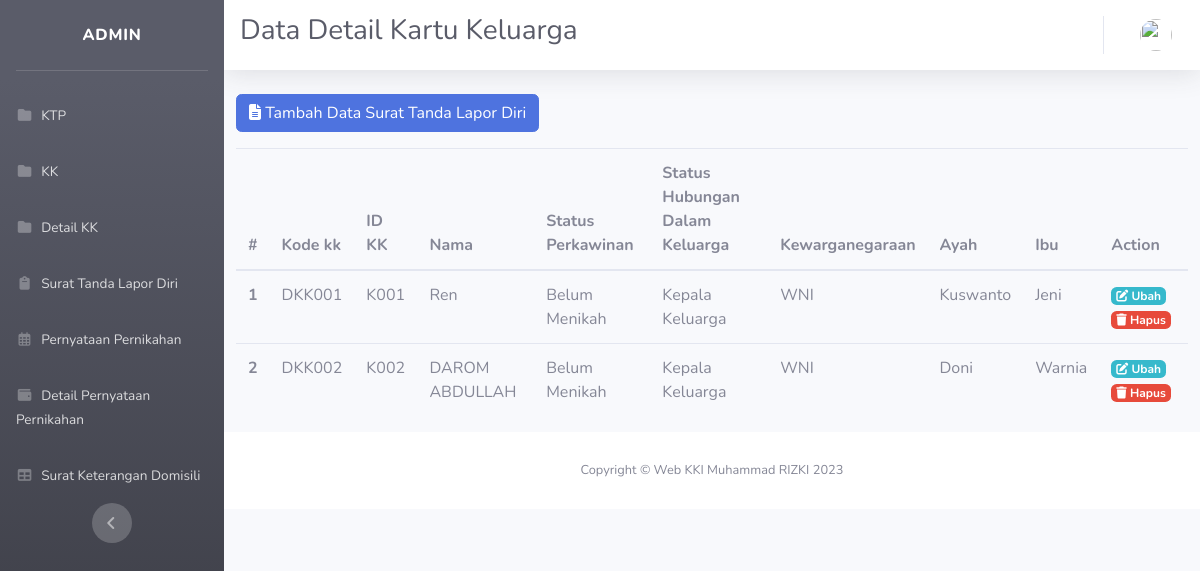
The app's page /index.php/dkk with its own data.
### tables this page shows
CREATE TABLE `dkk` (
  `kode_kk` varchar(20) NOT NULL,
  `id_kk` varchar(20) DEFAULT NULL,
  `nama` varchar(100) DEFAULT NULL,
  `status_perkawinan` varchar(20) DEFAULT NULL,
  `status_hubungan_dalam_keluarga` varchar(20) DEFAULT NULL,
  `kewarganegaraan` varchar(10) DEFAULT NULL,
  `ayah` varchar(100) DEFAULT NULL,
  `ibu` varchar(100) DEFAULT NULL
);

### application/controllers/DKK.php (called while the page is built, shortened)
<?php
class DKK extends CI_Controller
{
    function __construct()
    {
        $this->load->helper('url');
        $this->load->helper('form');
        $this->load->library('form_validation');
        $this->load->model('DKK_model');
    }
    public function index()
    {
        $getData = $this->DKK_model->get();
        $data = [
            'dkk' => $getData->result_array(),
        ];
        $data['judul'] = 'Data Detail Kartu Keluarga';
        $data['user'] = $this->ModelUser->cekData(['email' => $this->session->userdata('email')])->row_array();
        if ($this->form_validation->run() == false) {
            $this->load->view('templatesadmin/header', $data);
            $this->load->view('templatesadmin/sidebar', $data);
            $this->load->view('templatesadmin/topbar', $data);
            $this->load->view('dkk/index', $data);
            $this->load->view('templatesadmin/footer');
        }
    }
}

### index.php (called while the page is built, shortened)
<?php
require_once BASEPATH.'core/CodeIgniter.php';

### application/models/DKK_model.php (called while the page is built, shortened)
<?php
class DKK_model extends CI_Model
{
    function get()
    {
        return $this->db->get('dkk');
    }
}

### application/views/dkk/index.php (the view)
<div class="col-lg-12">
        <a href="<?php echo base_url(); ?>index.php/dkk/create" class="btn btn-primary mb-3">
        <i class="fas fa-file-alt"></i> Tambah Data Surat Tanda Lapor Diri</a>
<table class="table table-hover">
    <thead>
        <tr>
            <th scope="col">#</th>
            <th scope="col">Kode kk</th>
            <th scope="col">ID KK</th>
            <th scope="col">Nama</th>
            <th scope="col">Status Perkawinan</th>
            <th scope="col">Status Hubungan Dalam Keluarga</th>
            <th scope="col">Kewarganegaraan</th>
            <th scope="col">Ayah</th>
            <th scope="col">Ibu</th>
            <th scope="col">Action</th>
        </tr>
    </thead>
    <tbody> <?php $a = 1;
            foreach ($dkk as $row) { ?> <tr>
                <th scope="row"><?= $a++; ?></th>
                <td><?= $row['kode_kk']; ?></td>
                <td><?= $row['id_kk']; ?></td>
                <td><?= $row['nama']; ?></td>
                <td><?= $row['status_perkawinan']; ?></td>
                <td><?= $row['status_hubungan_dalam_keluarga']; ?></td>
                <td><?= $row['kewarganegaraan']; ?></td>
                <td><?= $row['ayah']; ?></td>
                <td><?= $row['ibu']; ?></td>
                <td>
                    <a href="<?= base_url('dkk/edit/') . $row['kode_kk']; ?>" class="badge badge-info">
                    <i class="fas fa-edit"></i> Ubah</a>
                    <a href="<?= base_url('dkk/hapus/') . $row['kode_kk']; ?>" onclick="return confirm('Kamu yakin akan menghapus <?= $judul . ' ' . $row['kode_kk']; ?> ?');" class="badge badge-danger">
                    <i class="fas fa-trash"></i> Hapus</a>
                </td>
            </tr> <?php } ?> </tbody>
    </table>
</div>

### application/views/templatesadmin/header.php (shortened to what this page needs)
<!DOCTYPE html>
<html lang="en">
<head>
    <link href="<?= base_url('assets/'); ?>vendor/fontawesome-free/css/all.min.css" rel="stylesheet" type="text/css">
    <link href="<?= base_url('assets/'); ?>css/sb-admin-2.min.css" rel="stylesheet">
</head>
<body id="page-top">
    <div id="wrapper">

### application/views/templatesadmin/sidebar.php (shortened to what this page needs)
<ul class="navbar-nav bg-gradient-dark sidebar sidebar-dark accordion" id="accordionSidebar">
    <a class="sidebar-brand d-flex align-items-center justify-content-center" >
        <div class="sidebar-brand-text mx-3">Admin</div>
    </a>
    <hr class="sidebar-divider">
    <li class="nav-item">
        <a class="nav-link" href="ktp">
            <i class="fa-solid fa-fw fa-folder"></i>
            <span>KTP</span></a>
    </li>
    <li class="nav-item">
        <a class="nav-link" href="kk">
            <i class="fa-solid fa-fw fa-folder"></i>
            <span>KK</span></a>
    </li>
    <li class="nav-item">
        <a class="nav-link" href="dkk">
            <i class="fa-solid fa-fw fa-folder"></i>
            <span>Detail KK</span></a>
    </li>
    <li class="nav-item">
        <a class="nav-link" href="stld">
            <i class="fa-solid fa-fw fa-clipboard"></i>
            <span>Surat Tanda Lapor Diri</span></a>
    </li>
    <li class="nav-item">
        <a class="nav-link" href="pp">
            <i class="fa-regular fa-fw fa-calendar-days"></i>
            <span>Pernyataan Pernikahan</span></a>
    </li>
    <li class="nav-item">
        <a class="nav-link" href="dpp">
            <i class="fa-solid fa-fw fa-wallet"></i>
            <span>Detail Pernyataan Pernikahan</span></a>
    </li>
    <li class="nav-item">
        <a class="nav-link" href="skd">
            <i class="fas fa-fw fa-table"></i>
            <span>Surat Keterangan Domisili</span></a>
    </li>
    <div class="text-center d-none d-md-inline">
        <button class="rounded-circle border-0" id="sidebarToggle"></button>
    </div>
</ul>

### application/views/templatesadmin/topbar.php (shortened to what this page needs)
<div id="content-wrapper" class="d-flex flex-column">
    <div id="content">
        <nav class="navbar navbar-expand navbar-light bg-white topbar mb-4 static-top shadow">
            <h1 class="h3 mb-2 text-gray-800"><?= $judul ?></h1>
            <ul class="navbar-nav ml-auto">
                <li class="nav-item dropdown no-arrow">
                    <a class="nav-link dropdown-toggle" href="#" id="userDropdown" role="button"
                        data-toggle="dropdown" aria-haspopup="true" aria-expanded="false">
                        <img class="img-profile rounded-circle"
                            src="<?= base_url('assets/img/profile/') . $user['image']; ?>">
                    </a>
                </li>
            </ul>
        </nav>

### application/views/templatesadmin/footer.php (shortened to what this page needs)
            <footer class="sticky-footer bg-white">
                <div class="container my-auto">
                    <div class="copyright text-center my-auto">
                        <span>Copyright &copy; Web KKI Muhammad RIZKI <?= date('Y'); ?></span>
                    </div>
                </div>
            </footer>
        </div>
    </div>
</body>
</html>

### records on screen
dkk: kode_kk "DKK001", id_kk "K001", nama "Ren", status_perkawinan "Belum Menikah", status_hubungan_dalam_keluarga "Kepala Keluarga", kewarganegaraan "WNI", ayah "Kuswanto", ibu "Jeni"
dkk: kode_kk "DKK002", id_kk "K002", nama "DAROM ABDULLAH", status_perkawinan "Belum Menikah", status_hubungan_dalam_keluarga "Kepala Keluarga", kewarganegaraan "WNI", ayah "Doni", ibu "Warnia"

### other values on screen
$judul "Data Detail Kartu Keluarga"
